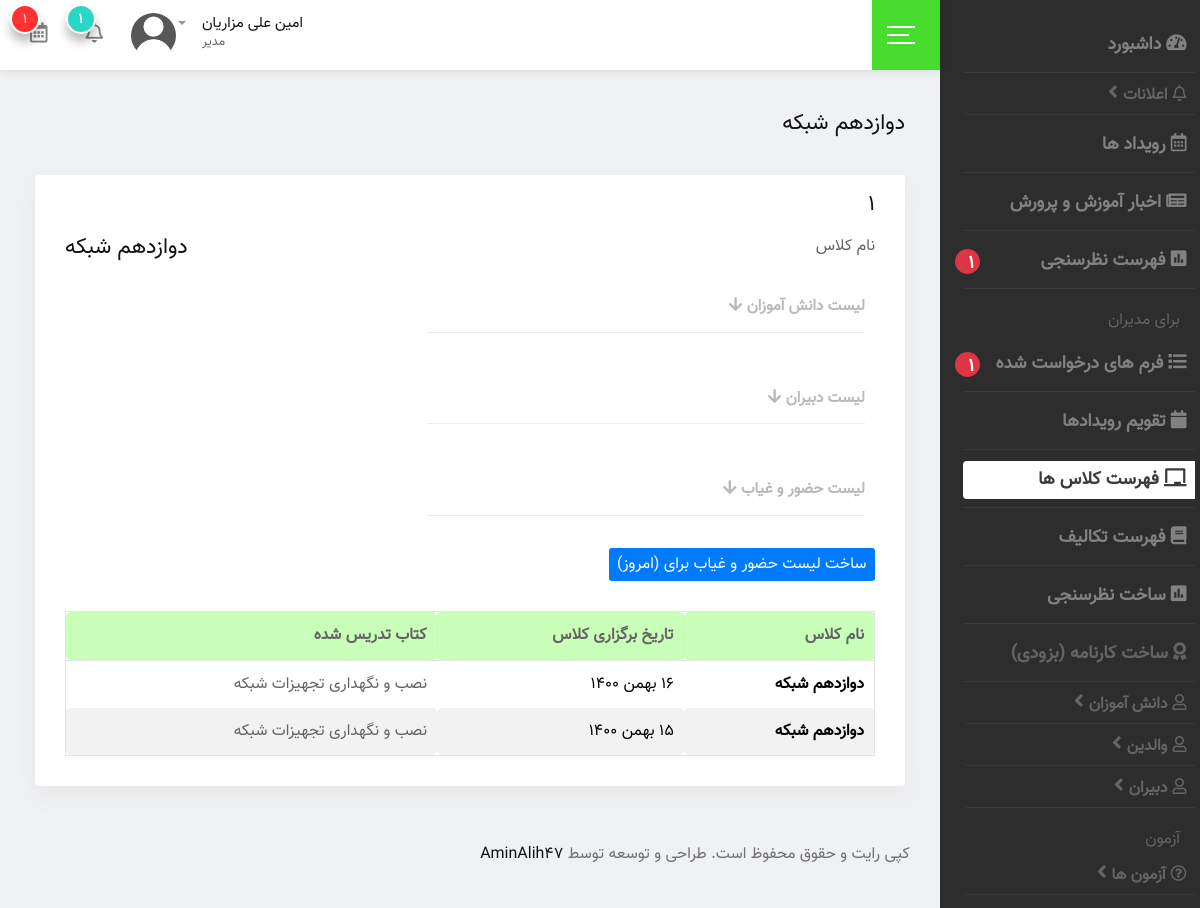
/class/1/detail/ (signed in), run on an earlier commit of the app's database.
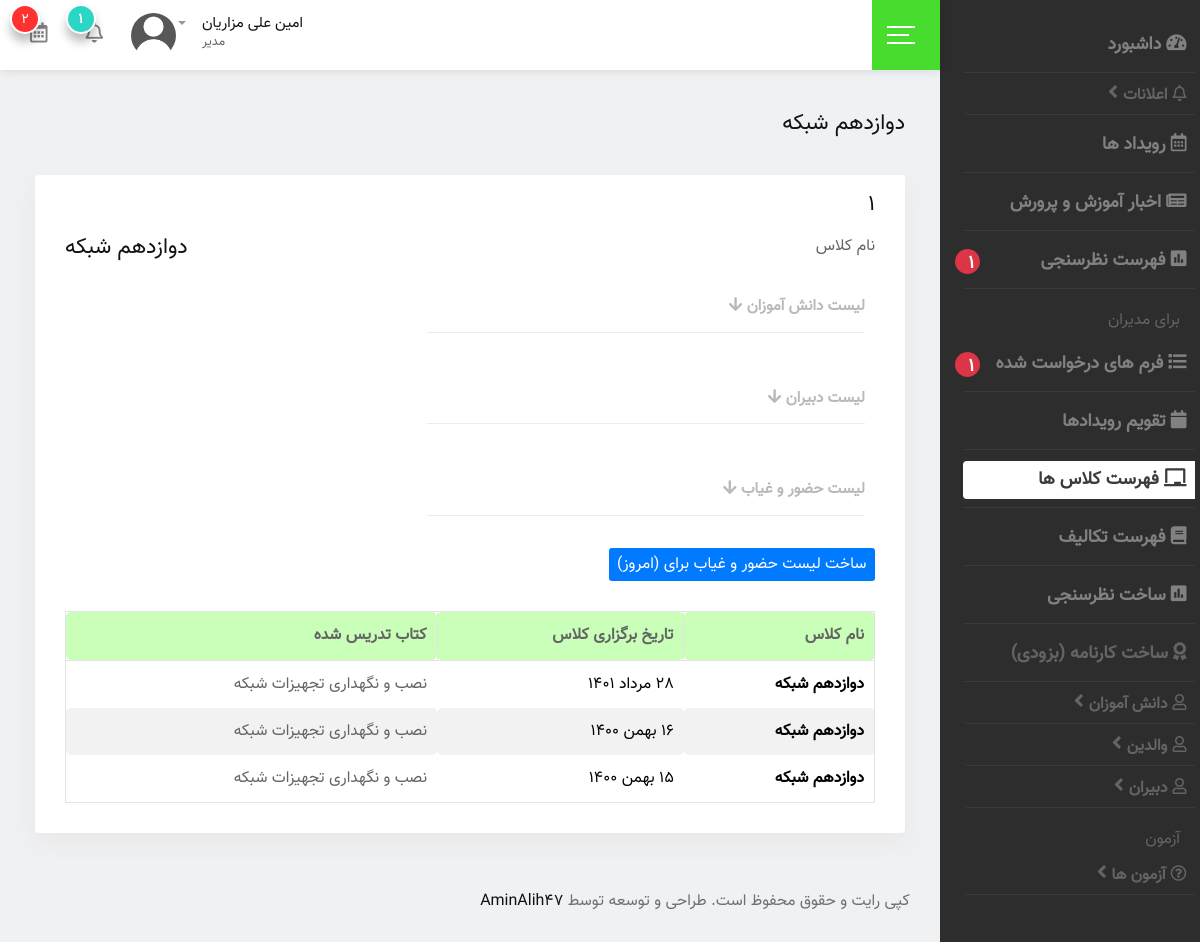
And on a later commit of the database.
### manager/models.py (models this page shows, shortened)
class EventCalendar(models.Model):
    id = models.IntegerField(
        unique=True,
        primary_key=True,
        verbose_name="آیدی رویدار",
    )
    title = models.CharField(
        max_length=10,
        verbose_name="عنوان رویداد",
    )
    description = models.TextField(
        max_length=100,
        null=True,
        blank=True,
        verbose_name='توضیحات رویداد',
    )
    start = models.CharField(
        max_length=60,
        verbose_name="شروع رویداد",
    )
    end = models.CharField(
        max_length=60,
        default=start,
        verbose_name="پایان رویداد",
    )
    backgroundColor = models.CharField(
        max_length=15,
        verbose_name="رنگ زمینه رویداد",
    )
    borderColor = models.CharField(
        max_length=15,
        verbose_name="رنگ خط رویداد",
    )
    publish = models.DateTimeField(
        auto_now_add=True,
        verbose_name="زمان ساخت",
    )
    class Meta:
        verbose_name = 'رویداد'
        verbose_name_plural = '01. تقویم رویداد ها'
    def jstart(self):
        start = self.start[:10]
        date_time_obj = datetime.strptime(start, '%Y-%m-%d')
        return change_month(jdatetime.date.fromgregorian(date=datetime.date(date_time_obj)))
    @property
    def count(self):
        events = EventCalendar.objects.all().count()
        return events

class Attendance(models.Model):
    attendance_class = models.ForeignKey(
        Classes,
        on_delete=models.CASCADE,
        related_name="attendance_class",
        verbose_name="کلاس",
    )
    book = models.ForeignKey(
        Books,
        on_delete=models.CASCADE,
        related_name="attendance_book",
        verbose_name="کتاب",
    )
    date = models.CharField(
        max_length=50,
        default=str(jdatetime.date.fromgregorian(date=timezone.now())),
        verbose_name="تاریخ کلاس",
    )
    create = models.DateTimeField(
        default=timezone.now,
        verbose_name="تاریخ ساخت کلاس",
    )
    teacher = models.ForeignKey(
        to='account.User',
        on_delete=models.CASCADE,
        related_name="attendance_teacher",
        default=1,
        verbose_name="دبیر",
    )
    class Meta:
        verbose_name = 'حضور و غیاب'
        verbose_name_plural = '07. حضور و غیاب ها'
        ordering = ('-create',)
    def jdate(self):
        return change_month(self.date)
    jdate.short_description = 'تاریخ کلاس'
    def get_absolute_url(self):
        return reverse_lazy('main:attendance_detail', kwargs={'pk': self.pk, 'date': self.date})

class Classes(models.Model):
    name = models.CharField(
        max_length=15,
        verbose_name="نام کلاس",
    )
    code = models.CharField(
        max_length=10,
        null=True,
        blank=True,
        verbose_name="شماره کلاس",
    )
    books = models.ManyToManyField(
        to="manager.Books",
        related_name="books_class",
        verbose_name="کتاب های کلاس",
    )
    teacher = models.ManyToManyField(
        to='account.User',
        related_name="teacher_class",
        limit_choices_to={"is_teacher": True},
        verbose_name="معلم کلاس",
    )
    grade = models.ForeignKey(
        Grade,
        null=True,
        blank=True,
        on_delete=models.SET_NULL,
        related_name="grade_classes",
        verbose_name="مقطع",
    )
    major = models.ForeignKey(
        Major,
        null=True,
        blank=True,
        on_delete=models.SET_NULL,
        related_name="major_classes",
        verbose_name="رشته",
    )
    class Meta:
        verbose_name = 'کلاس'
        verbose_name_plural = '05. کلاس ها'
    def __str__(self):
        return self.name

class Books(models.Model):
    name = models.CharField(
        max_length=50,
        verbose_name="نام کتاب درسی",
    )
    units = models.IntegerField(
        verbose_name="تعداد واحد",
    )
    teacher = models.ManyToManyField(
        to='account.User',
        related_name="teacher_book",
        limit_choices_to={"is_teacher": True},
        blank=True,
        verbose_name="دبیر کتاب",
    )
    grade = models.ForeignKey(
        Grade,
        null=True,
        blank=True,
        on_delete=models.SET_NULL,
        related_name="grade_books",
        verbose_name="مقطع",
    )
    major = models.ManyToManyField(
        Major,
        blank=True,
        related_name="major_books",
        verbose_name="رشته",
    )
    class Meta:
        verbose_name = 'کتاب'
        verbose_name_plural = '06. کتاب ها'
    def __str__(self):
        return self.name

### main/decorators.py (the view)
        def inner(request, *args, **kwargs):
            classes = get_object_or_404(Classes, pk=kwargs.get('pk'))
            if request.user.is_superuser or request.user.is_manager:
                return view_func(request, *args, **kwargs)
            elif request.user.pk in classes.teacher.values_list('pk', flat=True):
                return view_func(request, *args, **kwargs)
            else:
                raise Http404()

### account/models.py (called while the page is built)
    def __str__(self):
        return self.get_full_name()

### context_processors/context_processors.py (called while the page is built)
def user_context_processor(request):
    users = User.objects.filter(is_active=True)
    employment_form = EmploymentForm.objects.first()
    poll = Poll.objects.first()
    return {
        'employment_form': employment_form,
        'poll': poll,
        'users': users,
    }

def calendar_context_processor(request):
    event = EventCalendar.objects.all()
    dropdown_events = EventCalendar.objects.all().order_by('-publish')[:3]
    ex_event = ExternalEventCalendar.objects.all().order_by('-publish')
    event_count = EventCalendar.objects.first()
    return {
        'events': event,
        'dropdown_events': dropdown_events,
        'ex_events': ex_event,
        'event_count': event_count,
    }

def site_setting_context_processor(request):
    setting = SiteSetting.objects.first()
    return {
        'setting': setting,
    }

def notices_context_processor(request):
    notice_count = NoticeBox.objects.first()
    notices = NoticeBox.objects.all()[:3]
    return {
        'count_notice_header': notice_count,
        'notices_header': notices,
    }

### main/templates/main/classes/class_detail.html (shortened to what the changed rows need)
{% extends 'base.html' %}
{% block main %}
<div class="m-2">
    {% if request.resolver_match.url_name == "class_detail" %}
    {% load static %}
    <div class="card height-auto">
        <div class="card-body">
            <div class="single-info-details">
                <div class="item-content">
                    <div class="info-table table-responsive">
                        <div class="attendance-table multi-collapse multiCollapseExample2 collapse show">
                            <table>
                                <thead>
                                <tr>
                                    <th>نام کلاس</th>
                                    <th>تاریخ برگزاری کلاس</th>
                                    <th>کتاب تدریس شده</th>
                                </tr>
                                </thead>
                                <tbody>
                                {% for att in class.attendance_class.all %}
                                {% if request.user.is_superuser or request.user.is_manager or att.teacher.pk == request.user.pk %}
                                <tr>
                                    <td>
                                        {% if request.user.is_superuser or request.user.is_manager or att.teacher.pk == request.user.pk %}
                                        <a href="{{ att.get_absolute_url }}"><b>
                                            {{ att.attendance_class }}</b></a>
                                        {% else %}
                                        <b>{{ att.attendance_class }}</b>
                                        {% endif %}
                                    </td>
                                    <td class="att_jdate"><a href="{{ att.get_absolute_url }}">
                                        {{ att.jdate }}</a></td>
                                    <td class="att_book">{{ att.book }}</td>
                                </tr>
                                {% endif %}
                                {% endfor %}
                                </tbody>
                            </table>
                        </div>
                    </div>
                </div>
            </div>
        </div>
    </div>
    {% elif request.resolver_match.url_name == "attendance_detail" %}
    {% load static %}
    {% endif %}
</div>
{% endblock %}

### templates/header.html (shortened to what this page needs)
{% load static %}
<div class="navbar navbar-expand-md header-menu-one bg-light">
    <div class="nav-bar-header-one">
        <div class="header-logo">
        </div>
        <div class="toggle-button sidebar-toggle">
            <button onclick="openNav()" type="button" class="item-link">
                        <span class="btn-icon-wrap">
                            <span></span>
                            <span></span>
                            <span></span>
                        </span>
            </button>
        </div>
    </div>
    <div class="header-main-menu collapse navbar-collapse" id="mobile-navbar">
        <ul class="navbar-nav">
            <li class="navbar-item header-search-bar">
                <div class="input-group stylish-input-group">
                </div>
            </li>
        </ul>
        <ul class="navbar-nav">
            <li class="navbar-item dropdown header-admin">
                <a class="navbar-nav-link dropdown-toggle" href="#" role="button" data-toggle="dropdown"
                   aria-expanded="false">
                    <div class="admin-title">
                        <h5 class="item-title">{{ request.user.get_full_name }}</h5>
                        <span>{% if request.user.is_superuser or request.user.is_manager %}مدیر{% elif request.user.is_parent %}والدین{% elif request.user.is_teacher %}دبیر{% elif request.user.is_student %}دانش آموز{% endif %}</span>
                    </div>
                    <div class="admin-img">
                        {% if request.user.profile_img %}
                        <img src="{{ request.user.profile_img.url }}" alt="{{ request.user.national_code }}">
                        {% else %}
                        <img src="{% static 'img/user_image.png' %}" alt="{{ request.user.national_code }}"
                             width="40px">
                        {% endif %}
                    </div>
                </a>
            </li>
            <li class="navbar-item dropdown header-message">
                <a class="navbar-nav-link dropdown-toggle" href="#" role="button" data-toggle="dropdown"
                   aria-expanded="false">
                    <i class="far fa-bell"></i>
                    <span>{% if count_notice_header %}{{ count_notice_header.count }}{% else %}0{% endif %}</span>
                </a>
            </li>
            <li class="navbar-item dropdown header-notification">
                <a class="navbar-nav-link dropdown-toggle" href="#" role="button" data-toggle="dropdown"
                   aria-expanded="false">
                    <i class="far fa-calendar-alt"></i>
                    <span>{% if event_count %}{{ event_count.count }}{% else %}0{% endif %}</span>
                </a>
            </li>
        </ul>
    </div>
</div>

What changed in the data, as far as the page shows it:
computed for EventCalendar: count "1" → "2"
added Attendance: attendance_class "دوازدهم شبکه", jdate "28 مرداد 1401", book "نصب و نگهداری تجهیزات شبکه"
